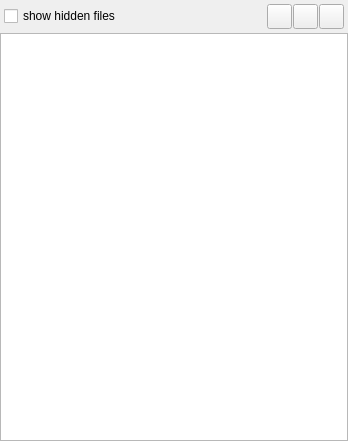
<?xml version="1.0" encoding="UTF-8"?>
<ui version="4.0">
 <class>dockBody</class>
 <widget class="QWidget" name="dockBody">
  <property name="geometry">
   <rect>
    <x>0</x>
    <y>0</y>
    <width>348</width>
    <height>441</height>
   </rect>
  </property>
  <property name="windowTitle">
   <string>Form</string>
  </property>
  <layout class="QVBoxLayout" name="verticalLayout">
   <property name="spacing">
    <number>0</number>
   </property>
   <property name="leftMargin">
    <number>0</number>
   </property>
   <property name="topMargin">
    <number>0</number>
   </property>
   <property name="rightMargin">
    <number>0</number>
   </property>
   <property name="bottomMargin">
    <number>0</number>
   </property>
   <item>
    <layout class="QHBoxLayout" name="horizontalLayout_2">
     <property name="spacing">
      <number>1</number>
     </property>
     <property name="leftMargin">
      <number>4</number>
     </property>
     <property name="topMargin">
      <number>4</number>
     </property>
     <property name="rightMargin">
      <number>4</number>
     </property>
     <property name="bottomMargin">
      <number>4</number>
     </property>
     <item>
      <widget class="QCheckBox" name="show_hf">
       <property name="text">
        <string>show hidden files</string>
       </property>
      </widget>
     </item>
     <item>
      <spacer name="horizontalSpacer">
       <property name="orientation">
        <enum>Qt::Horizontal</enum>
       </property>
       <property name="sizeHint" stdset="0">
        <size>
         <width>40</width>
         <height>20</height>
        </size>
       </property>
      </spacer>
     </item>
     <item>
      <widget class="QPushButton" name="remove_item">
       <property name="minimumSize">
        <size>
         <width>0</width>
         <height>25</height>
        </size>
       </property>
       <property name="maximumSize">
        <size>
         <width>25</width>
         <height>25</height>
        </size>
       </property>
       <property name="text">
        <string/>
       </property>
      </widget>
     </item>
     <item>
      <widget class="QPushButton" name="add_folder">
       <property name="minimumSize">
        <size>
         <width>0</width>
         <height>25</height>
        </size>
       </property>
       <property name="maximumSize">
        <size>
         <width>25</width>
         <height>25</height>
        </size>
       </property>
       <property name="text">
        <string/>
       </property>
      </widget>
     </item>
     <item>
      <widget class="QPushButton" name="add_file">
       <property name="minimumSize">
        <size>
         <width>0</width>
         <height>25</height>
        </size>
       </property>
       <property name="maximumSize">
        <size>
         <width>25</width>
         <height>25</height>
        </size>
       </property>
       <property name="text">
        <string/>
       </property>
      </widget>
     </item>
    </layout>
   </item>
   <item>
    <widget class="QTreeWidget" name="files">
     <property name="focusPolicy">
      <enum>Qt::NoFocus</enum>
     </property>
     <property name="styleSheet">
      <string notr="true"/>
     </property>
     <property name="verticalScrollBarPolicy">
      <enum>Qt::ScrollBarAlwaysOff</enum>
     </property>
     <property name="dragEnabled">
      <bool>false</bool>
     </property>
     <property name="dragDropMode">
      <enum>QAbstractItemView::NoDragDrop</enum>
     </property>
     <property name="alternatingRowColors">
      <bool>false</bool>
     </property>
     <property name="selectionMode">
      <enum>QAbstractItemView::ExtendedSelection</enum>
     </property>
     <property name="indentation">
      <number>20</number>
     </property>
     <property name="headerHidden">
      <bool>true</bool>
     </property>
     <attribute name="headerDefaultSectionSize">
      <number>120</number>
     </attribute>
     <column>
      <property name="text">
       <string>item</string>
      </property>
     </column>
    </widget>
   </item>
  </layout>
 </widget>
 <resources/>
 <connections/>
</ui>
